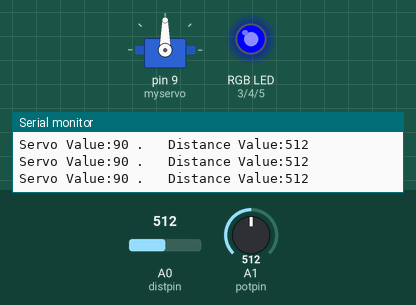
The sketch below on a simulated Arduino Uno, built with avr-gcc and run on an emulated ATmega328P. On the bench: servo, an RGB LED mixed from three pins (HIGH = lit), the last lines printed to the serial monitor. The test bench sets the inputs (shaded band); at power-on: A1 (potpin) = 512, A0 (distpin) = 512.

Above: at 1.2 s.
1.3 s: A1 (potpin) set to 560
At 2.3 s:
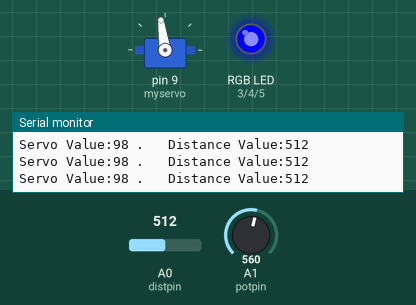
4.3 s: A1 (potpin) set to 579
At 4.6 s:
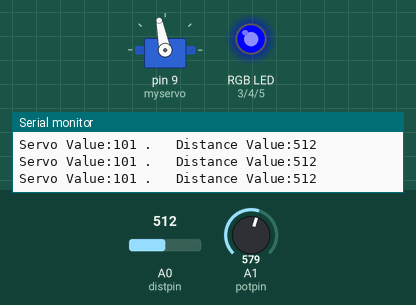
5.8 s: A0 (distpin) set to 108
8.8 s: A0 (distpin) set to 90
At 9.3 s:
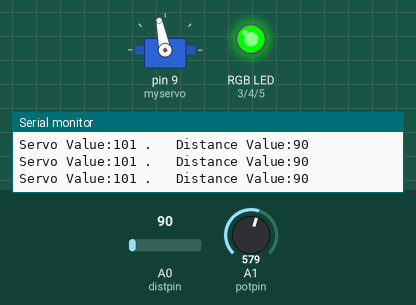
10.3 s: A1 (potpin) set to 511
At 11.5 s:
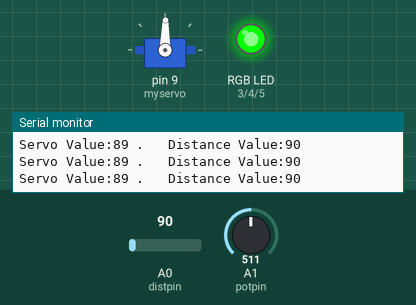
11.8 s: A0 (distpin) set to 33
13.3 s: A0 (distpin) set to 26
At 13.8 s:
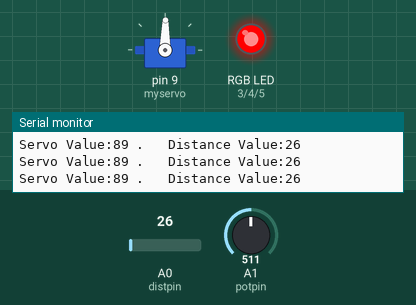
Timing chart, 0 to 15.8 s (numbered marks = the images above; inputs shaded):
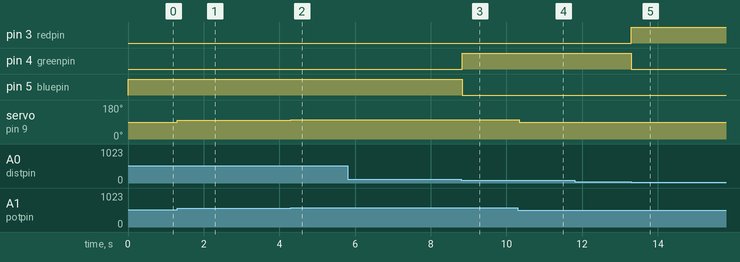

The sketch:

SpacecraftTester.ino
```cpp
/*
 * Program for the Spacecraft component Tester:
 *
 * To test Servo:
 * - Conect servo data in to pin 9
 * - Connect pot output poin to A1
 *
 * To test motor:
 * - Connect with button to GND and 5V
 *
 * To test Distance sensor:
 * - Connect distance sensor analog output to A0
 * - Connect RGB LED R->3 G->4 B->5
 *
 */

#include <Servo.h>

Servo myservo;  // create servo object to control a servo

int potpin = A1;  // analog pin used to connect the potentiometer
int distpin = A0; // analog pint to connect distance sensor
int redpin = 3;   // RGB LED pins (High for on)
int greenpin = 4;
int bluepin = 5;
int val;    // variable to read the value from the analog pin
int distval; // variable to read distance sensor

void setup() {
  myservo.attach(9);  // attaches the servo on pin 9 to the servo object
  Serial.begin(9600); // Setup serial communication
  pinMode(redpin, OUTPUT); // Set pins for LED
  pinMode(greenpin, OUTPUT); // Set pins for LED
  pinMode(bluepin, OUTPUT); // Set pins for LED
}

void loop() {
  // Servo
  val = analogRead(potpin);            // reads the value of the potentiometer (value between 0 and 1023)
  val = map(val, 0, 1023, 0, 180);     // scale it to use it with the servo (value between 0 and 180)
  myservo.write(val);                  // sets the servo position according to the scaled value
  Serial.print("Servo Value:");
  Serial.print(val);
  // Read Distance
  distval = analogRead(distpin);
  // Set RGB depending on distance
  if(distval < 30){
    setRGB(HIGH, LOW, LOW);
  } else if(distval > 100){
    setRGB(LOW, LOW, HIGH);
  } else {
    setRGB(LOW, HIGH, LOW);
  }
  Serial.print(" .   Distance Value:");
  Serial.println(distval);
  delay(30);                           // waits for the servo to get there
}

// Function to set RGB LED r, g, b can be LOW or HIGH
void setRGB(int r, int g, int b){
  digitalWrite(redpin, r);
  digitalWrite(greenpin, g);
  digitalWrite(bluepin, b);
}
```

Measured:
- the behaviour switches between 101 and 100 on A0 (distpin) (found by bisection; images 2 and 3)
- the behaviour switches between 30 and 29 on A0 (distpin) (found by bisection; images 4 and 5)
- after the input at 1.3 s, servo on pin 9 (myservo): 90° → 98° at once
- after the input at 4.3 s, servo on pin 9 (myservo): 98° → 101° at once
- after the input at 8.8 s, pin 4 (greenpin): LOW → HIGH at once; pin 5 (bluepin): HIGH → LOW at once
- after the input at 10.3 s, servo on pin 9 (myservo): 101° → 89° at once
- after the input at 13.3 s, pin 3 (redpin): LOW → HIGH at once; pin 4 (greenpin): HIGH → LOW at once
